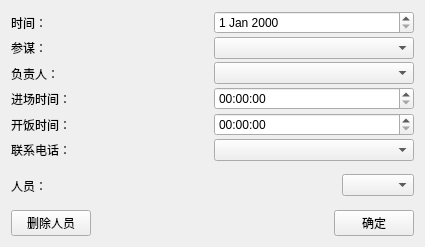
<?xml version="1.0" encoding="UTF-8"?>
<ui version="4.0">
 <class>BasicInfoEdit</class>
 <widget class="QWidget" name="BasicInfoEdit">
  <property name="geometry">
   <rect>
    <x>0</x>
    <y>0</y>
    <width>425</width>
    <height>247</height>
   </rect>
  </property>
  <property name="windowTitle">
   <string>Form</string>
  </property>
  <layout class="QVBoxLayout" name="verticalLayout_4">
   <item>
    <layout class="QVBoxLayout" name="verticalLayout_3">
     <item>
      <layout class="QHBoxLayout" name="horizontalLayout_2">
       <property name="spacing">
        <number>3</number>
       </property>
       <item>
        <layout class="QVBoxLayout" name="verticalLayout">
         <item>
          <widget class="QLabel" name="label">
           <property name="sizePolicy">
            <sizepolicy hsizetype="Fixed" vsizetype="Expanding">
             <horstretch>0</horstretch>
             <verstretch>0</verstretch>
            </sizepolicy>
           </property>
           <property name="minimumSize">
            <size>
             <width>0</width>
             <height>0</height>
            </size>
           </property>
           <property name="maximumSize">
            <size>
             <width>9999</width>
             <height>16777215</height>
            </size>
           </property>
           <property name="text">
            <string>时间：</string>
           </property>
          </widget>
         </item>
         <item>
          <widget class="QLabel" name="label_2">
           <property name="sizePolicy">
            <sizepolicy hsizetype="Fixed" vsizetype="Expanding">
             <horstretch>0</horstretch>
             <verstretch>0</verstretch>
            </sizepolicy>
           </property>
           <property name="minimumSize">
            <size>
             <width>0</width>
             <height>0</height>
            </size>
           </property>
           <property name="maximumSize">
            <size>
             <width>9999</width>
             <height>16777215</height>
            </size>
           </property>
           <property name="text">
            <string>参谋：</string>
           </property>
          </widget>
         </item>
         <item>
          <widget class="QLabel" name="label_3">
           <property name="sizePolicy">
            <sizepolicy hsizetype="Fixed" vsizetype="Expanding">
             <horstretch>0</horstretch>
             <verstretch>0</verstretch>
            </sizepolicy>
           </property>
           <property name="minimumSize">
            <size>
             <width>0</width>
             <height>0</height>
            </size>
           </property>
           <property name="maximumSize">
            <size>
             <width>9999</width>
             <height>16777215</height>
            </size>
           </property>
           <property name="text">
            <string>负责人：</string>
           </property>
          </widget>
         </item>
         <item>
          <widget class="QLabel" name="label_4">
           <property name="sizePolicy">
            <sizepolicy hsizetype="Fixed" vsizetype="Expanding">
             <horstretch>0</horstretch>
             <verstretch>0</verstretch>
            </sizepolicy>
           </property>
           <property name="minimumSize">
            <size>
             <width>0</width>
             <height>0</height>
            </size>
           </property>
           <property name="maximumSize">
            <size>
             <width>9999</width>
             <height>16777215</height>
            </size>
           </property>
           <property name="text">
            <string>进场时间：</string>
           </property>
          </widget>
         </item>
         <item>
          <widget class="QLabel" name="label_5">
           <property name="sizePolicy">
            <sizepolicy hsizetype="Fixed" vsizetype="Expanding">
             <horstretch>0</horstretch>
             <verstretch>0</verstretch>
            </sizepolicy>
           </property>
           <property name="minimumSize">
            <size>
             <width>0</width>
             <height>0</height>
            </size>
           </property>
           <property name="maximumSize">
            <size>
             <width>9999</width>
             <height>16777215</height>
            </size>
           </property>
           <property name="text">
            <string>开饭时间：</string>
           </property>
          </widget>
         </item>
         <item>
          <widget class="QLabel" name="label_7">
           <property name="sizePolicy">
            <sizepolicy hsizetype="Fixed" vsizetype="Expanding">
             <horstretch>0</horstretch>
             <verstretch>0</verstretch>
            </sizepolicy>
           </property>
           <property name="minimumSize">
            <size>
             <width>0</width>
             <height>0</height>
            </size>
           </property>
           <property name="maximumSize">
            <size>
             <width>9999</width>
             <height>16777215</height>
            </size>
           </property>
           <property name="text">
            <string>联系电话：</string>
           </property>
          </widget>
         </item>
        </layout>
       </item>
       <item>
        <layout class="QVBoxLayout" name="verticalLayout_2">
         <item>
          <widget class="QDateEdit" name="dateEdit"/>
         </item>
         <item>
          <widget class="QComboBox" name="comboBox"/>
         </item>
         <item>
          <widget class="QComboBox" name="comboBox_2"/>
         </item>
         <item>
          <widget class="QTimeEdit" name="timeEdit"/>
         </item>
         <item>
          <widget class="QTimeEdit" name="timeEdit_2"/>
         </item>
         <item>
          <widget class="QComboBox" name="comboBox_3"/>
         </item>
        </layout>
       </item>
      </layout>
     </item>
     <item>
      <layout class="QHBoxLayout" name="horizontalLayout">
       <item>
        <widget class="QLabel" name="label_8">
         <property name="sizePolicy">
          <sizepolicy hsizetype="Minimum" vsizetype="Expanding">
           <horstretch>0</horstretch>
           <verstretch>0</verstretch>
          </sizepolicy>
         </property>
         <property name="minimumSize">
          <size>
           <width>0</width>
           <height>0</height>
          </size>
         </property>
         <property name="maximumSize">
          <size>
           <width>9999</width>
           <height>16777215</height>
          </size>
         </property>
         <property name="sizeIncrement">
          <size>
           <width>50</width>
           <height>0</height>
          </size>
         </property>
         <property name="text">
          <string>人员：</string>
         </property>
        </widget>
       </item>
       <item>
        <spacer name="horizontalSpacer_2">
         <property name="orientation">
          <enum>Qt::Horizontal</enum>
         </property>
         <property name="sizeHint" stdset="0">
          <size>
           <width>40</width>
           <height>20</height>
          </size>
         </property>
        </spacer>
       </item>
       <item>
        <widget class="QComboBox" name="comboBox_4">
         <property name="sizePolicy">
          <sizepolicy hsizetype="Maximum" vsizetype="Fixed">
           <horstretch>0</horstretch>
           <verstretch>0</verstretch>
          </sizepolicy>
         </property>
        </widget>
       </item>
      </layout>
     </item>
    </layout>
   </item>
   <item>
    <layout class="QHBoxLayout" name="horizontalLayout_3">
     <item>
      <widget class="QPushButton" name="pushButton_2">
       <property name="text">
        <string>删除人员</string>
       </property>
      </widget>
     </item>
     <item>
      <spacer name="horizontalSpacer">
       <property name="orientation">
        <enum>Qt::Horizontal</enum>
       </property>
       <property name="sizeHint" stdset="0">
        <size>
         <width>40</width>
         <height>20</height>
        </size>
       </property>
      </spacer>
     </item>
     <item>
      <widget class="QPushButton" name="pushButton">
       <property name="text">
        <string>确定</string>
       </property>
      </widget>
     </item>
    </layout>
   </item>
  </layout>
 </widget>
 <resources/>
 <connections/>
</ui>
